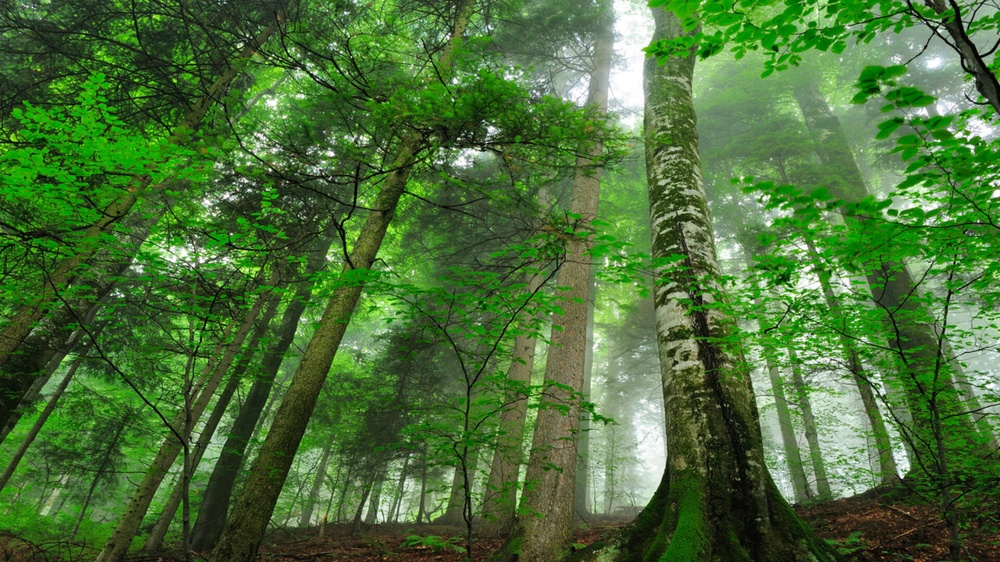
#> input picture 8/images/1.jpg, 1000 x 562 px, shrunk from 1920 x 1080 before the run
$ python 8_8.py
#> lines starting #> are read from the running program, lines starting #| are printed output that depends on the picture
# Импорт необходимых библиотек:
import cv2  # OpenCV для работы с изображениями и алгоритмами детекции/сопоставления
import numpy as np  # NumPy для работы с массивами и математическими операциями
import matplotlib.pyplot as plt  # Для построения графиков и гистограмм

# ------------------------- ШАГ 1: Загрузка изображений и подготовка -------------------------
# Задаём пути к изображениям (замените на ваши пути)
img1_path = 'images/1.jpg'
img2_path = 'images/2.jpg'

# Загружаем изображения
img1 = cv2.imread(img1_path)
#> img1 is the input picture: shape (562, 1000, 3); mean B, G, R 55.1, 110.8, 73.7
img2 = cv2.imread(img2_path)
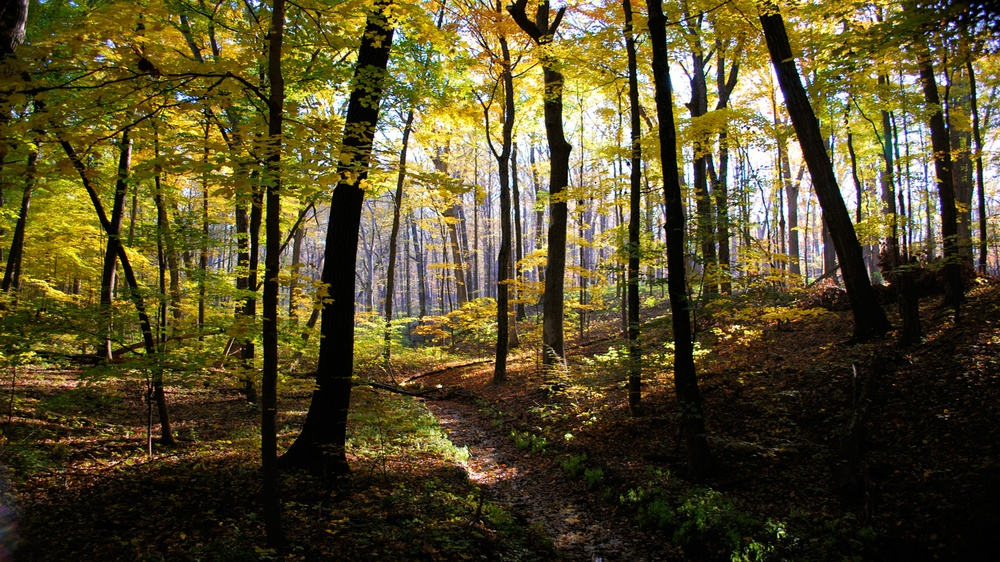
#> input picture 8/images/2.jpg, 1000 x 562 px, shrunk from 1920 x 1080 before the run
#> img2 is the input picture: shape (562, 1000, 3); mean B, G, R 40.8, 75.9, 84.9

# Проверяем успешную загрузку
if img1 is None:
    raise IOError(f"Не удалось загрузить изображение: {img1_path}")
if img2 is None:
    raise IOError(f"Не удалось загрузить изображение: {img2_path}")

# Преобразуем изображения в оттенки серого (ORB работает с одноканальными изображениями)
gray1 = cv2.cvtColor(img1, cv2.COLOR_BGR2GRAY)
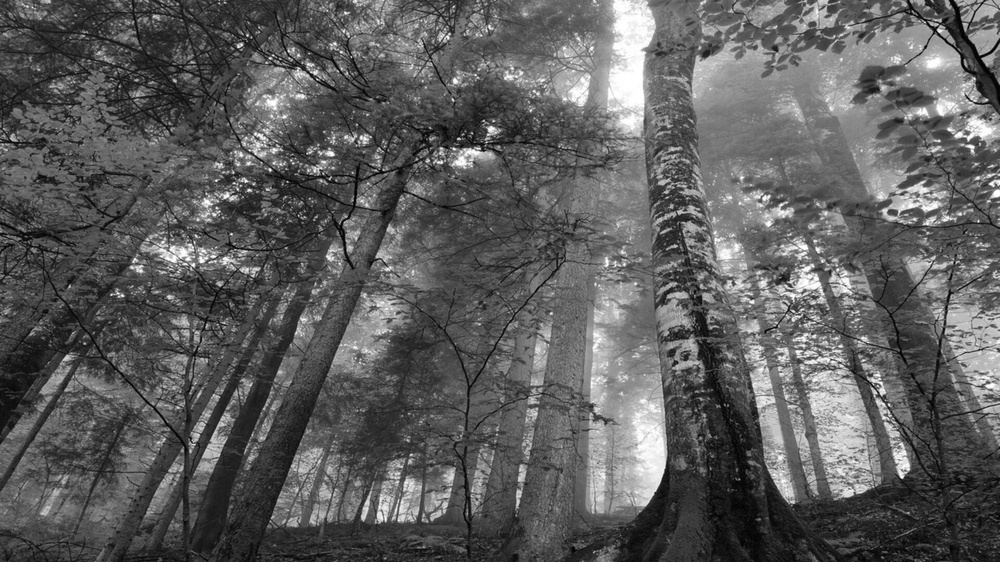
#> gray1: shape (562, 1000); min 1, max 255, mean 93.4
gray2 = cv2.cvtColor(img2, cv2.COLOR_BGR2GRAY)
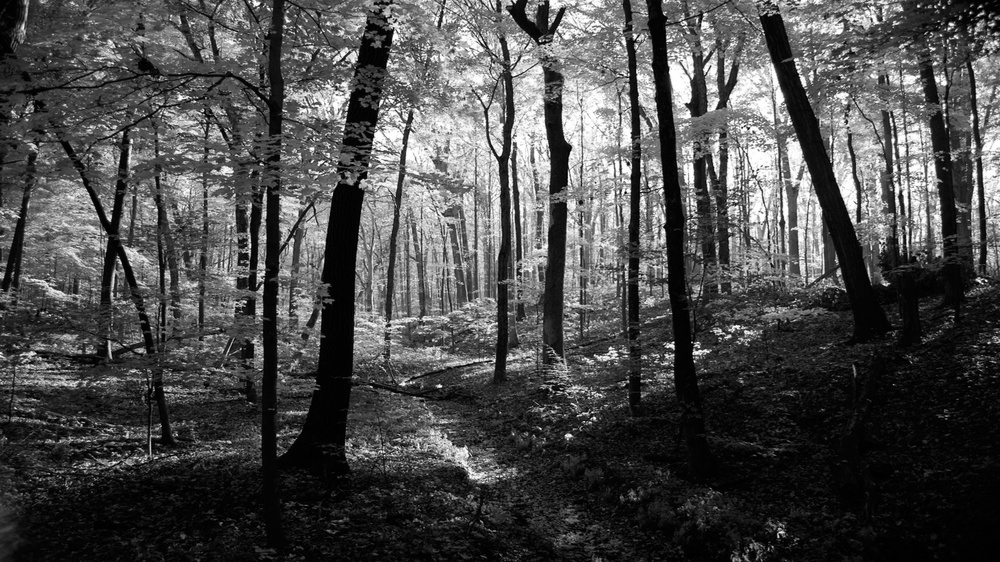
#> gray2: shape (562, 1000); min 0, max 255, mean 74.6

# ------------------------- ШАГ 2: Обнаружение ключевых точек и вычисление дескрипторов -------------------------
# Инициализируем детектор ORB
orb = cv2.ORB_create(nfeatures=500)

# Обнаруживаем ключевые точки и вычисляем дескрипторы для каждого изображения
kp1, des1 = orb.detectAndCompute(gray1, None)
#> kp1 = 500 keypoints; strongest (x, y, size): (901, 477, 31), (938, 31, 31), (901, 476, 37.2), (270, 170, 31)
kp2, des2 = orb.detectAndCompute(gray2, None)
#> kp2 = 500 keypoints; strongest (x, y, size): (499, 155, 31), (499, 154, 37.2), (628, 163, 31), (498, 153, 44.6)

# Если ключевые точки не найдены, генерируем ошибку
if des1 is None or des2 is None:
    raise ValueError("Не удалось обнаружить ключевые точки в одном из изображений.")

# ------------------------- ШАГ 3: Сопоставление дескрипторов -------------------------
# Создаём объект BFMatcher с Hamming-расстоянием (подходит для бинарных дескрипторов ORB)
bf = cv2.BFMatcher(cv2.NORM_HAMMING, crossCheck=True)

# Производим сопоставление дескрипторов между изображениями
matches = bf.match(des1, des2)
#> matches = 155 matches

# Сортируем совпадения по расстоянию (меньшее расстояние означает лучшее совпадение)
matches = sorted(matches, key=lambda m: m.distance)

# ------------------------- ШАГ 4: Анализ параллельности линий -------------------------
# Для каждого совпадения вычисляем вектор, соединяющий соответствующие ключевые точки
# и определяем угол этого вектора

angles = []  # список для хранения углов (в градусах)
for m in matches:
    # Координаты ключевой точки в первом изображении
    x1, y1 = kp1[m.queryIdx].pt
    # Координаты соответствующей ключевой точки во втором изображении
    x2, y2 = kp2[m.trainIdx].pt

    # Вычисляем компоненты вектора смещения
    dx = x2 - x1
    dy = y2 - y1

    # Вычисляем угол вектора в радианах с помощью arctan2 (учитывает знак)
    angle_rad = np.arctan2(dy, dx)

    # Преобразуем угол в градусы
    angle_deg = np.degrees(angle_rad)
    angles.append(angle_deg)
#> this loop made 155 passes
#> (x1, y1, x2, y2, dx, dy, angle_rad, angle_deg) on passes 1 to 3: (169, 298, 462.8, 450.9, 293.8, 152.9, 0.48, 27.49), (682.2, 294.5, 628, 74, -54.21, -220.5, -1.81, -103.8), (223.9, 259.2, 888, 283, 664.1, 23.8, 0.0358, 2.05)
#> after the loop, angles = 155 values, max 176.6 at index 86, min -178.8 at index 30, mean -28.03

angles = np.array(angles)

# Вычисляем среднее значение угла и стандартное отклонение
mean_angle = np.mean(angles)
#> mean_angle = -28.03
std_angle = np.std(angles)
#> std_angle = 107.6
print(f"Средний угол: {mean_angle:.2f} градусов")
#| Средний угол: -28.03 градусов
print(f"Стандартное отклонение углов: {std_angle:.2f} градусов")
#| Стандартное отклонение углов: 107.64 градусов

# Интерпретация:
# Низкое стандартное отклонение означает, что линии имеют схожее направление и, следовательно, являются параллельными.

# ------------------------- ШАГ 5: Визуализация результатов -------------------------
# 5.1. Визуализация сопоставленных ключевых точек
# Рисуем линии, соединяющие ключевые точки, между двумя изображениями, расположенными рядом
img_matches = cv2.drawMatches(img1, kp1, img2, kp2, matches, None, flags=2)
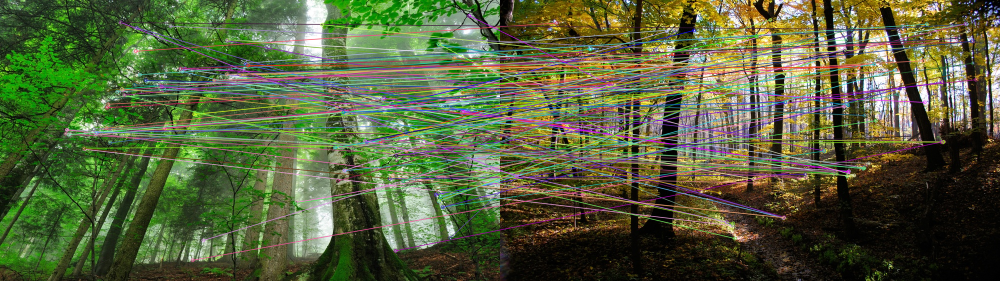
#> img_matches: shape (562, 2000, 3) (shown at 1/2 size); mean B, G, R 59.4, 95.7, 85.2

plt.figure(figsize=(12, 6))
plt.imshow(cv2.cvtColor(img_matches, cv2.COLOR_BGR2RGB))
plt.title("Сопоставление ключевых точек между изображениями")
plt.axis("off")
plt.show()

# 5.2. Построение гистограммы распределения углов
plt.figure(figsize=(10, 6))
plt.hist(angles, bins=30, alpha=0.7, color='green', edgecolor='black')
plt.title("Гистограмма углов векторов, соединяющих соответствующие ключевые точки")
plt.xlabel("Угол (градусы)")
plt.ylabel("Частота")
plt.grid(True)
plt.show()
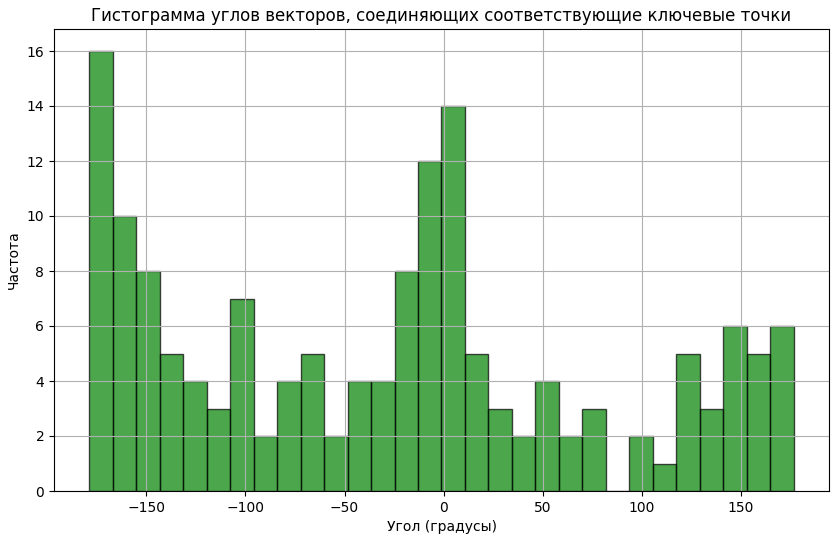
#> figure drawn by matplotlib, 1 panel; tallest bar 16 high, from x = -178.8 to -166.9
